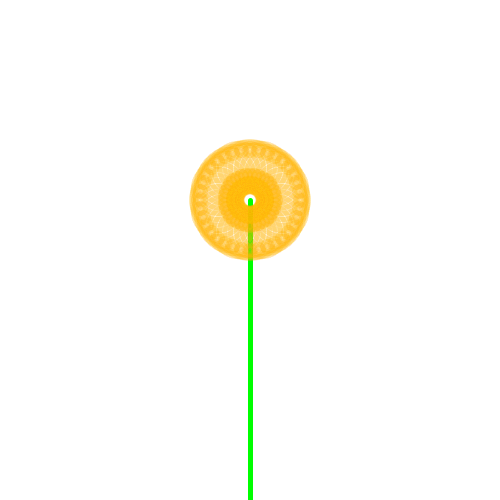
Frame 1 (no input)
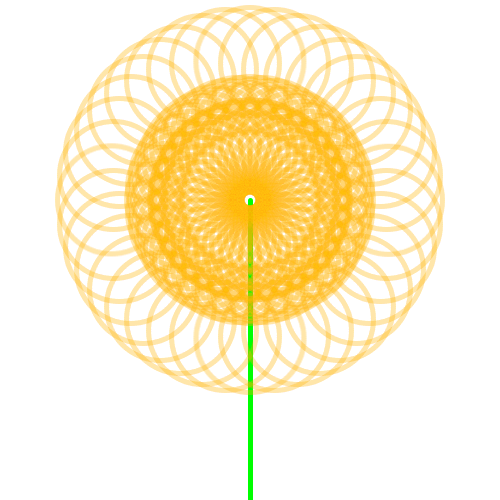
Frame 60 (the mouse pressed at the canvas centre just before this capture)
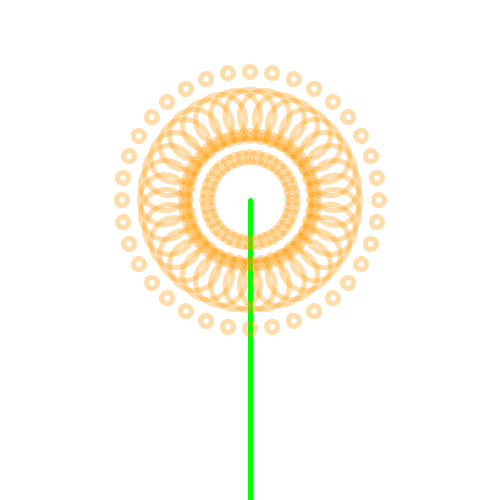
Frame 120 (the mouse held since frame 60 and released just before this capture)

The Processing sketch that drew these frames (run headless with seeded random() and noise(); from frame 60 on, the mouse is pressed at the canvas centre):

// Processing sketch: processing_63349
// ── processing_63349.pde

int x, y;
 float radius = 100.0; //처음시작할때의 전체 반지름 
float z =10;
 int value=0;
 
void setup()
 {
 size(500, 500);
 frameRate(10);
 smooth();
 }
 
void draw()
 { 

background(255);
 
//꽃 줄기
strokeWeight(5);
 stroke(0, 255, 0);
 line(width/2, height/2-50, width/2, height);
 
translate(width/2, height/2-50); // 꽃의 중심위치
 
//꽃 그리기
stroke(255, random(150, 180), random(0, 10), 10);
 strokeWeight(5);
 noFill();
 for (int i = 0; i<360*10; i+=10)
 {
 float angle = radians(i);
 float x=0+(cos(angle)* radius/2);
 float y=0+(sin(angle) * radius/2);
 
ellipse(x, y, z, z);
 ellipse(x/1.5, y/1.5, 50, 50);
 ellipse(x/2, y/2, z, z);
 ellipse(x/3, y/3, z, z);
 }
 radius = radius+3;
 z-=2;
 
//전체 반지름이 계속커지는 것을 방지
if (radius>280)
 {
 radius-=50;
 z=5.0;
 }
 }
 
